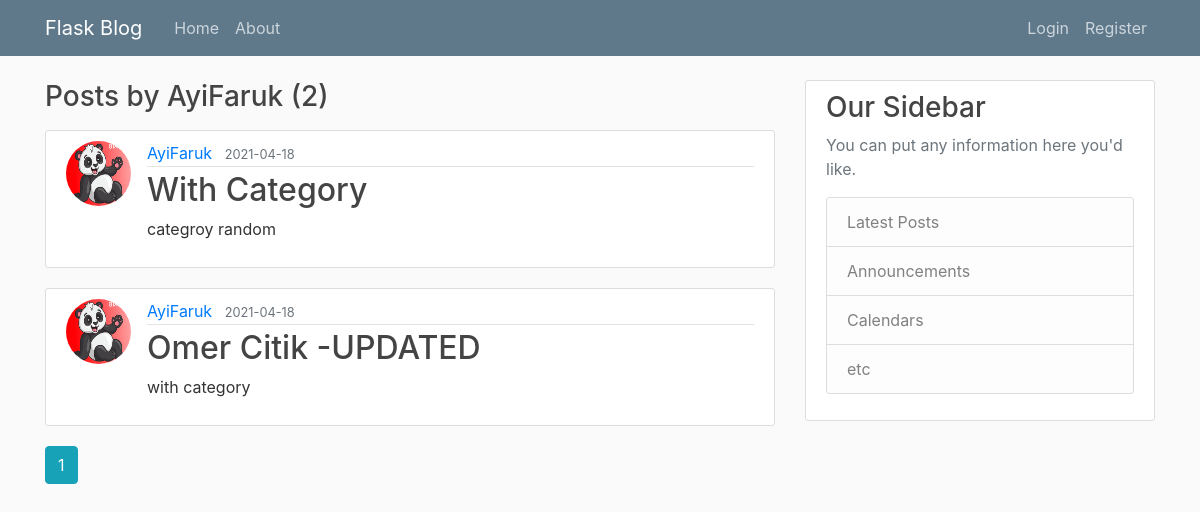
Before: /user/AyiFaruk with the older database file.
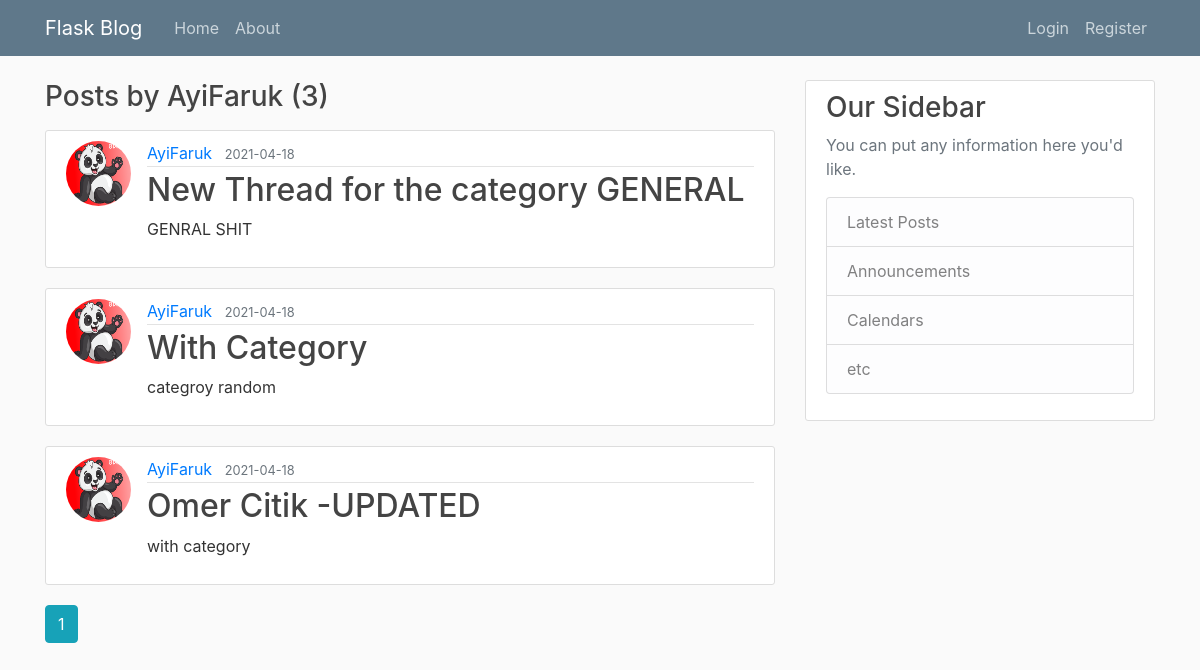
After: the same page with the newer database file.
### app/models.py (models this page shows, shortened)
class User(db.Model, UserMixin):
    id = db.Column(db.Integer, primary_key=True)
    username = db.Column(db.String(20), unique=True, nullable=False)
    email = db.Column(db.String(120), unique=True, nullable=False)
    password = db.Column(db.String(120), nullable=False)
    image_file = db.Column(db.String(20), nullable=False, default='default.jpg')
    posts=  db.relationship('Post', backref='author', lazy=True)
    comments=  db.relationship('Comment', backref='authorCom', lazy=True)

class Post(db.Model):
    id = db.Column(db.Integer, primary_key=True)
    title = db.Column(db.String(100), nullable=False)
    date_posted = db.Column(db.DateTime, nullable=False, default=datetime.utcnow)
    content = db.Column(db.Text, nullable=False)
    user_id = db.Column(db.Integer, db.ForeignKey('user.id'), nullable=False)
    comments=  db.relationship('Comment', backref='thread', lazy=True)
    category_id = db.Column(db.Integer, db.ForeignKey('category.id'), nullable=False)

### app/users/routes.py (the view)
@users.route("/user/<string:username>")
def user_posts(username):
    page = request.args.get('page', 1, type=int)
    user = User.query.filter_by(username=username).first_or_404()
    posts = Post.query.filter_by(author=user)\
        .order_by(Post.date_posted.desc())\
        .paginate(page=page, per_page=5)
    return render_template('user_posts.html', posts=posts, user=user)

### app/templates/user_posts.html
{% extends "layout.html" %}
{% block content %}
    <h3 class="mb-3">Posts by {{ user.username }} ({{ posts.total }})</h3>
    {% for post in posts.items %}
        <article class="media content-section">
          <img class="rounded-circle article-img" src="{{ url_for('static', filename='profile_pics/' + post.author.image_file) }}">
          <div class="media-body">
            <div class="article-metadata">
              <a class="mr-2" href="{{ url_for('users.user_posts', username=post.author.username) }}">{{ post.author.username }}</a>
              <small class="text-muted">{{ post.date_posted.strftime('%Y-%m-%d') }}</small>
            </div>
            <h2><a class="article-title" href="{{ url_for('posts.post', post_id=post.id) }}">{{ post.title }}</a></h2>
            <p class="article-content">{{ post.content }}</p>
          </div>
        </article>
    {% endfor %}
    {% for page_num in posts.iter_pages(left_edge=1, right_edge=1, left_current=1, right_current=2) %}
      {% if page_num %}
        {% if posts.page == page_num %}
          <a class="btn btn-info mb-4" href="{{ url_for('users.user_posts', username=user.username, page=page_num) }}">{{ page_num }}</a>
        {% else %}
          <a class="btn btn-outline-info mb-4" href="{{ url_for('users.user_posts', username=user.username, page=page_num) }}">{{ page_num }}</a>
        {% endif %}
      {% else %}
        ...
      {% endif %}
    {% endfor %}
{% endblock content %}

### app/templates/layout.html (shortened to what this page needs)
<!DOCTYPE html>
<html>
<head>
    <link rel="stylesheet" href="https://maxcdn.bootstrapcdn.com/bootstrap/4.0.0/css/bootstrap.min.css">
    <link rel="stylesheet" type="text/css" href="{{ url_for('static', filename='style/main.css') }}">
</head>
<body>
    {% include 'includes/navbar.html' %}
    <main role="main" class="container">
      <div class="row">
        <div class="col-md-8">
          {% block content %}{% endblock %}
        </div>
        <div class="col-md-4">
          <div class="content-section">
            <h3>Our Sidebar</h3>
            <p class='text-muted'>You can put any information here you'd like.
              <ul class="list-group">
                <li class="list-group-item list-group-item-light">Latest Posts</li>
                <li class="list-group-item list-group-item-light">Announcements</li>
                <li class="list-group-item list-group-item-light">Calendars</li>
                <li class="list-group-item list-group-item-light">etc</li>
              </ul>
            </p>
          </div>
        </div>
      </div>
    </main>
</body>
</html>

### app/templates/includes/navbar.html (shortened to what this page needs)
<header class="site-header">
    <nav class="navbar navbar-expand-md navbar-dark bg-steel fixed-top">
      <div class="container">
        <a class="navbar-brand mr-4" href="/">Flask Blog</a>
        <div class="collapse navbar-collapse" id="navbarToggle">
          <div class="navbar-nav mr-auto">
            <a class="nav-item nav-link" href="{{ url_for('main.home') }}">Home</a>
            <a class="nav-item nav-link" href="{{ url_for('main.about') }}">About</a>
          </div>
          <div class="navbar-nav">
            {% if current_user.is_authenticated %}
              <a class="nav-item nav-link" href="{{ url_for('posts.new_post') }}">New Post</a>
              <a class="nav-item nav-link" href="{{ url_for('users.account') }}">My Account</a>
              <a class="nav-item nav-link" href="{{ url_for('users.logout') }}">Logout</a>
            {% else %}
              <a class="nav-item nav-link" href="{{ url_for('users.login') }}">Login</a>
              <a class="nav-item nav-link" href="{{ url_for('users.register') }}">Register</a>
            {% endif %}
          </div>
        </div>
      </div>
    </nav>
  </header>

### app/static/style/main.css (style rules this page uses)
body { background: #fafafa; color: #333333; margin-top: 5rem; }
h1, h2, h3, h4, h5, h6 { color: #444444; }
.bg-steel { background-color: #5f788a; }
.site-header { margin-bottom: 20px; }
.site-header .navbar-nav .nav-link { color: #cbd5db; }
.content-section { background: #ffffff; padding: 10px 20px; border: 1px solid #dddddd; border-radius: 3px; margin-bottom: 20px; }
.article-title { color: #444444; }
.article-content { white-space: pre-line; }
.article-img { height: 65px; width: 65px; margin-right: 16px; }
.article-metadata { padding-bottom: 1px; margin-bottom: 4px; border-bottom: 1px solid #e3e3e3 }
ul { list-style-type: none; margin: 0; padding: 0; overflow: hidden; }
li { float: left; }

Changed rows visible on the page:
added Post: image_file (placeholder picture), author.username "AyiFaruk", date_posted "2021-04-18", title "New Thread for the category GENERAL", content "GENRAL SHIT"
Other visible differences:
{{ posts.total }}: "2" → "3"
